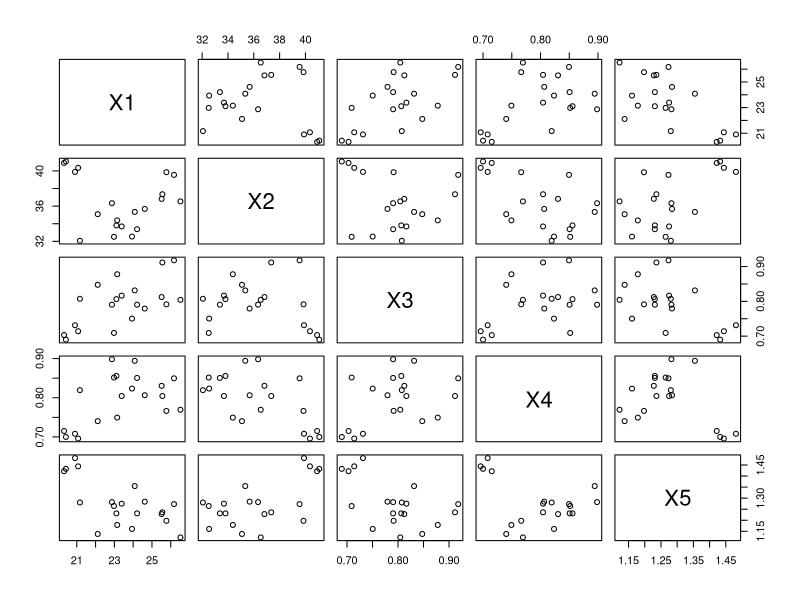
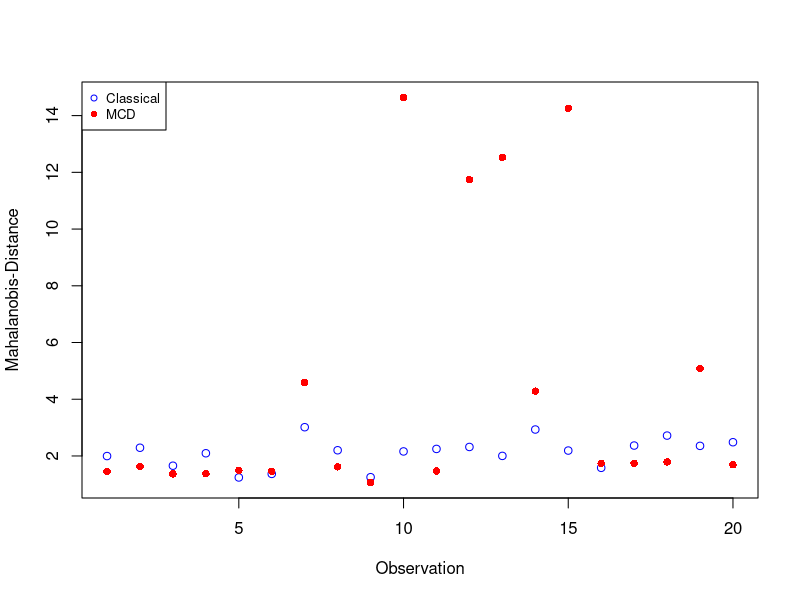
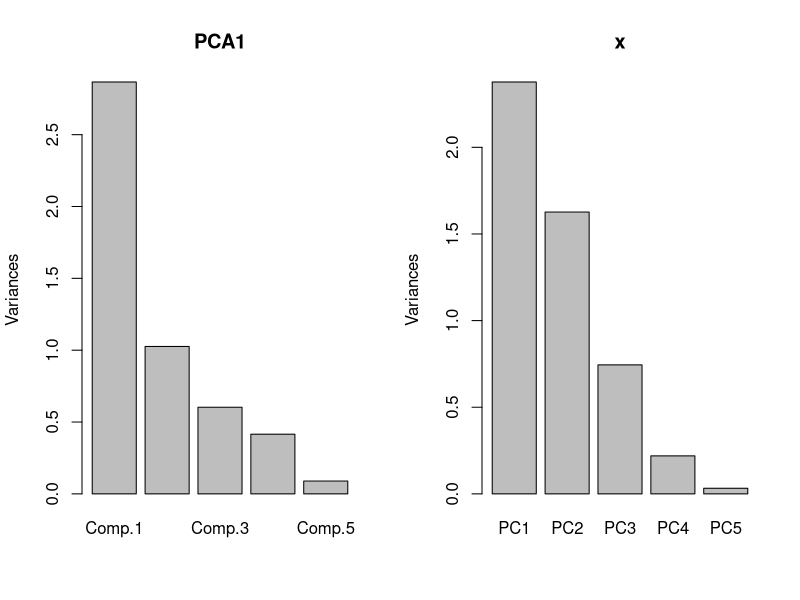
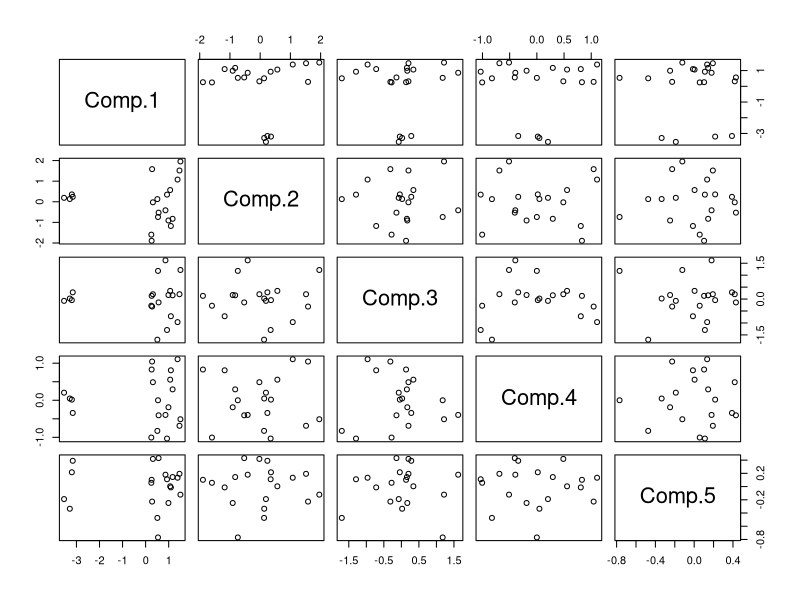
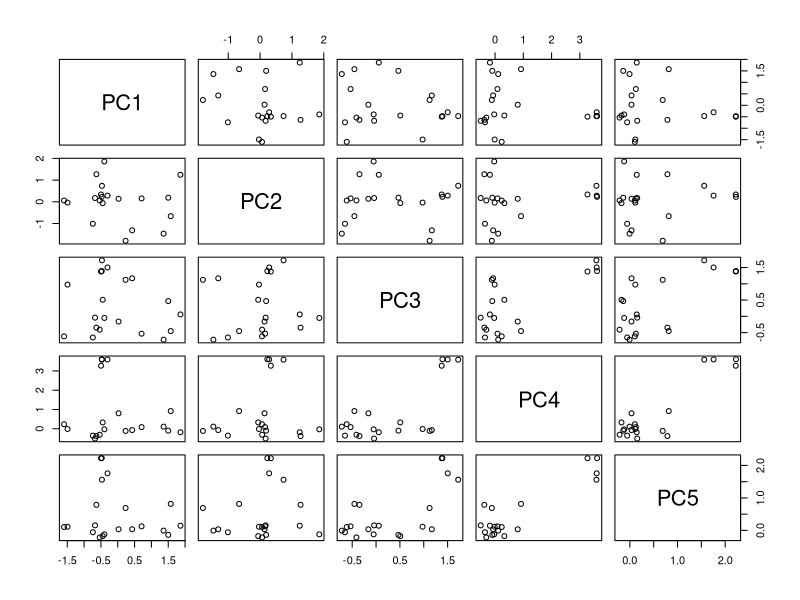
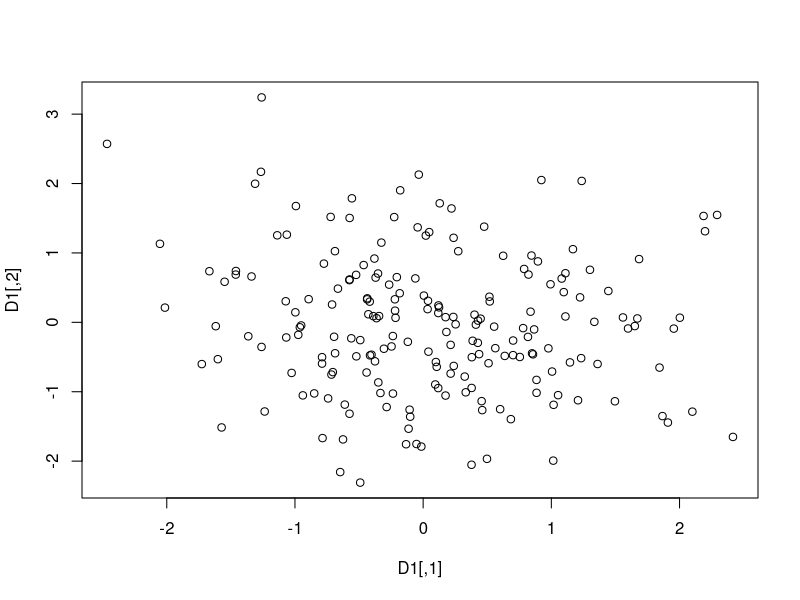
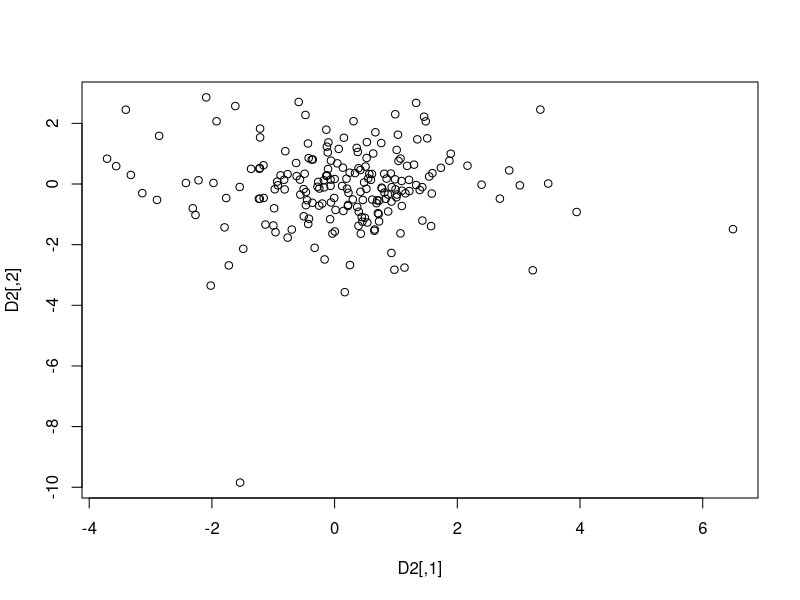
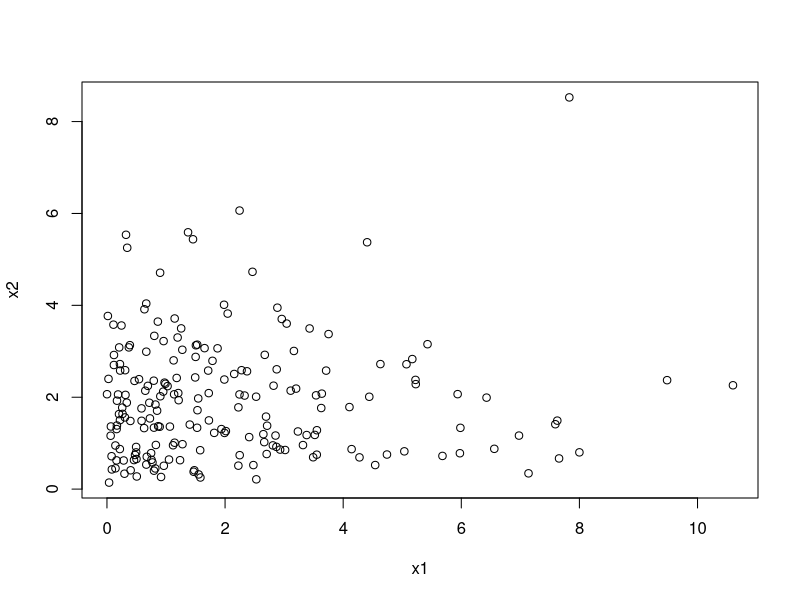

Recreate these plots in R, in order.
# install.packages(c("MASS","rrcov"))

library(MASS)
library(rrcov)

# (a), (b)

D <- read.table("data/wood.txt",header=TRUE,sep="\t")
dim(D)
plot(D)
# Again, you might see some outliers,
# Note that when data is truly high dimensional,
# you cannot easily detect outliers visually

# (c)

# Classical unbiased covariance
scov <- cov(D)
scov

# MCD covariance
# try different values of alpha

# previously there was bug with alpha=1, seem to be fixed now (2017)
rcov <- CovMcd(D,alpha=1/2)
# Note that the above is a S4 class object
# Most of the object we have in this course are of class S3
# We will not discuss the differences of the objects (between S3 and S4) in this
# course. 

# The difference relevant to this course is that 
# to access slots of an S4 object you use @, not $:
rcov@cov

# The S3 alternative for CovMcd is covmcd:

# covMcd(D,alpha=1/2)$cov

# however, since some of the later functions in these exercises do not have S3 alternatives,
# we use the CovMcd function here

# (d)

## Using sample covariance
# Note that the next command returns mahalanobis^2

s.maha <- mahalanobis(D,center=colMeans(D),cov=scov)

# If the original data is normally distributed
# --> Squared Mahalanobis distance follows chi^2 distribution with 
# p degrees of freedom (p=5, since 5 variables)

#qqplot(qchisq(ppoints(20),df=5),s.maha,main="Using sample covariance matrix")
#qqline(s.maha,distribution = function(p) qchisq(p,df=5))




# Using Robust

r.maha <- mahalanobis(D,center=rcov@center, cov=rcov@cov)

#qqplot(qchisq(ppoints(20),df=5),r.maha,main="Using MCD")
#qqline(r.maha,distribution = function(p) qchisq(p,df=5), probs=c(0.075,0.875))


plot(c(1,nrow(D)),range(sqrt(c(s.maha,r.maha))),type="n",
     xlab="Observation",ylab="Mahalanobis-Distance")

points(1:nrow(D),sqrt(s.maha),col="blue")

points(1:nrow(D),sqrt(r.maha),col="red",pch=16)


legend("topleft",col=c("blue","red"),cex=0.8,legend=c("Classical","MCD"),
       pch=c(1,16))


# Clearly, when using MCD we see some potential outliers,
# however, using classical covariance the outliers are not visible 

# (e)

apply(D,2,range)
# It seems that the scales of the variables are different
# Also, we do not know if the variables are of the same units
# Hereby, we use the correlation based PCA here

# Correlation based PCA
PCA1 <- princomp(D,cor=T)
PCA1$loadings


# MCD based PCA
PCA2 <- PcaCov(D,scale=TRUE,cov.control = CovControlMcd(alpha=1/2)) 
PCA2@loadings
# see help(PcaCov)
# You can verify that PCA1 and PCA2 are equal if alpha=1
# The scale=TRUE in PcaCov() means that we perform the correlation based PCA


# You can see the objects inside an S3 object with names():
names(PCA1)

# Likewise, for S4 objects use slotNames():
slotNames(PCA2)


# Summary and plotting works for both types
summary(PCA1)
summary(PCA2)

# From Exercises 3, check what happens to regular PCA,
# when outliers are present
par(mfrow=c(1,2))

plot(PCA1)
screeplot(PCA2)

dev.off()

PCA1$loadings
PCA2@loadings


#completely different loadings
# --> different interpretations for the principal components

pairs(PCA1$scores)
pairs(PCA2@scores)

####
#2
#####
set.seed(123)
n <- 200
library(mvtnorm)

D1 <- rmvnorm(n,mean=c(0,0),sigma=diag(2))
plot(D1)

D2 <- rmvt(n,df=5,sigma=diag(2))
plot(D2)

x1 <- rweibull(n,shape=1,scale=2)
x2 <- rgamma(n,shape=2,scale=1)

D3 <- cbind(x1,x2)
plot(D3)

cov1 <- cov(D1)
rcov1 <- CovMcd(D1,alpha=1/2)@cov

cov2 <- cov(D2)
rcov2 <- CovMcd(D2,alpha=1/2)@cov

cov3 <- cov(D3)
rcov3 <- CovMcd(D3,alpha=1/2)@cov
